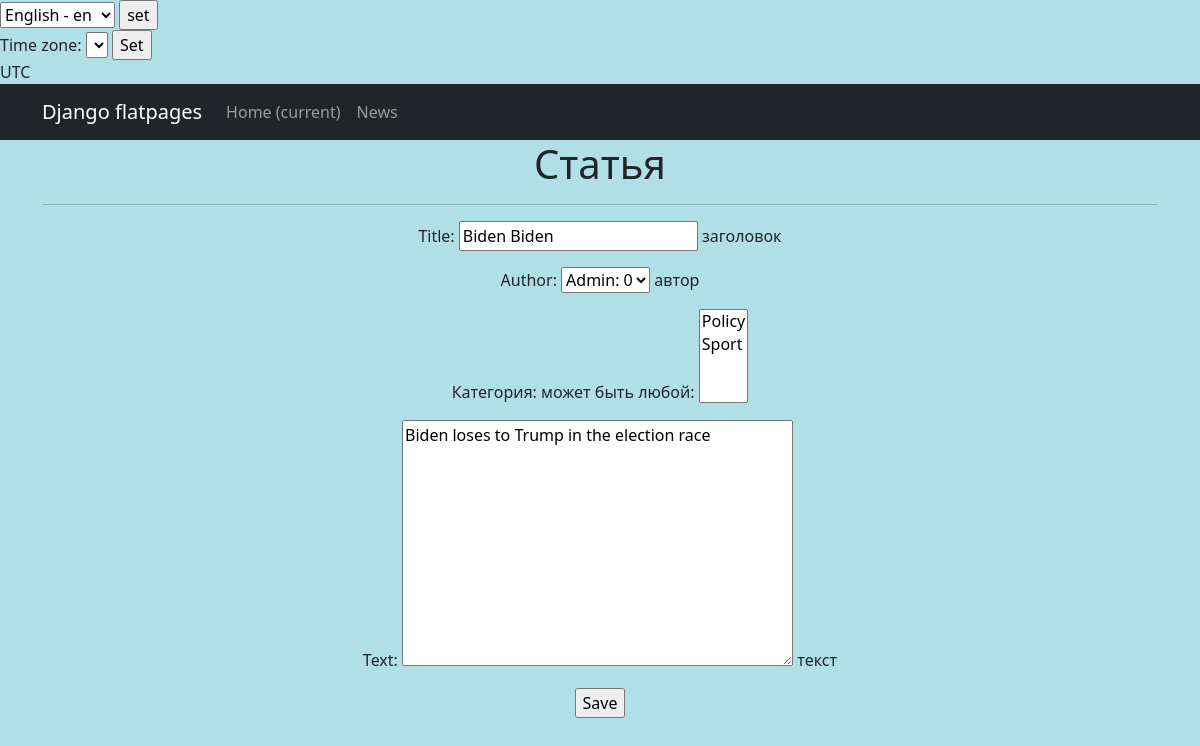
/news/1/update/ (signed in), run on the app's committed database.
### news/models.py (models this page shows, shortened)
class Post(models.Model):
    NEWS = 'NW'
    ARTICLE = "AR"
    POSITIONS = [
        (NEWS, 'Новость'),
        (ARTICLE, 'Статья')
    ]
    author = models.ForeignKey(Author, help_text=_('автор'), on_delete=models.CASCADE)
    type = models.CharField(max_length=20, help_text=_('тип'),choices=POSITIONS, default=NEWS)
    time_in = models.DateTimeField(auto_now_add=True)
    category = models.ManyToManyField(Category, verbose_name=gettext_lazy('категория: может быть любой'),through='PostCategory')
    title = models.CharField(
        max_length=255,
        help_text=_('заголовок'),
        unique=True,
    )
    text = models.TextField(help_text=_('текст'),)
    rating = models.IntegerField(help_text=_('рейтинг'), default=0)

### news/views.py (the view)
# urls.py: path('<int:pk>/update/', PostUpdate.as_view(), name='post_update'),
class PostUpdate(LoginRequiredMixin, UpdateView):
    form_class = PostForm
    model = Post
    template_name = 'post_edit.html'

### news/forms.py (shortened to what this page needs)
class PostForm(forms.ModelForm):
    class Meta:
        model = Post
        fields = [
            'title',
            'author',
            'category',
            'text',
        ]

### news/models.py (called while the page is built)
    def __str__(self):
        return f'{self.user.username.title()}: {self.rating}'

    def __str__(self):
        return self.name

### templates/post_edit.html (shortened to what this page needs)
{% extends 'flatpages/default.html' %}
{% load i18n %}
{% block content %}
<h1>{% trans "Статья" %}</h1>
<hr>
<form action="" method="post">
    {{ form.as_p }}
    <input type="submit" value="Save" />
</form>
{% endblock content %}

### data on the page
Post: title "Biden Biden", author "Admin: 0", text "Biden loses to Trump in the election race"

### other printed values
{{ TIME_ZONE }} "UTC"
form field language "English - en"
